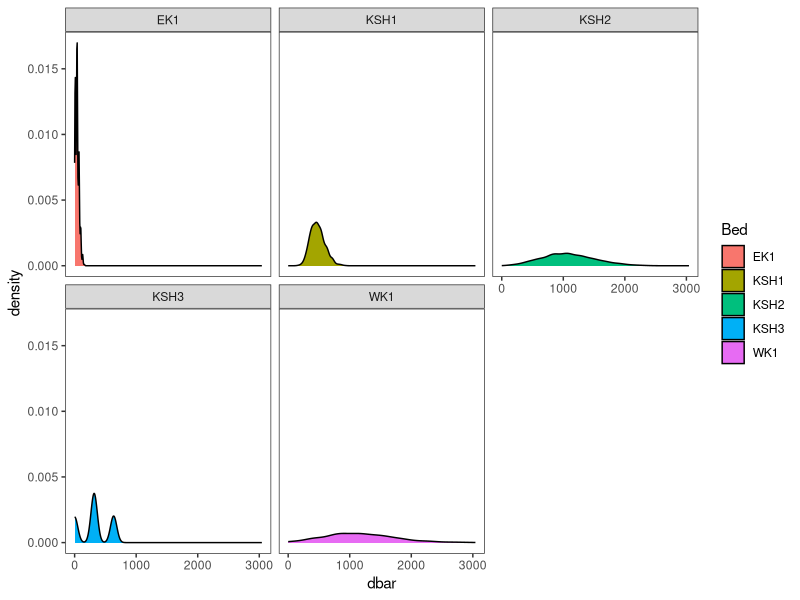
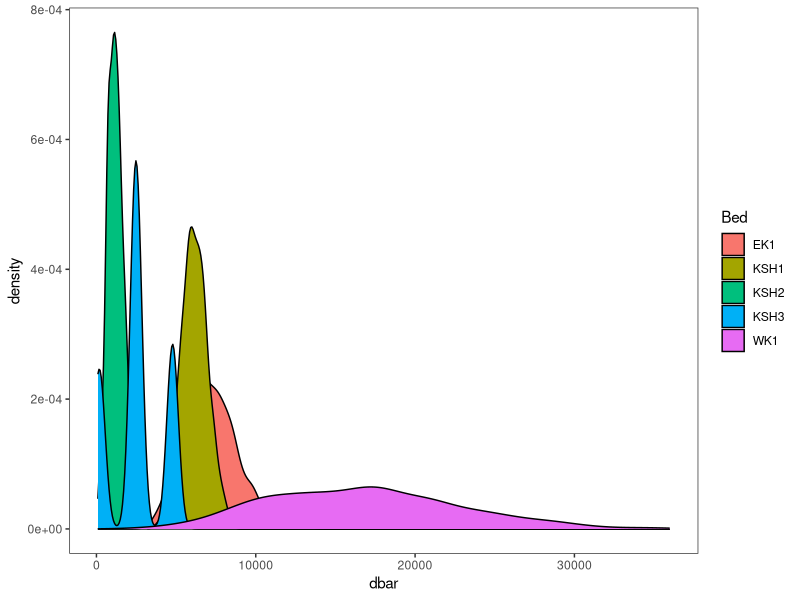
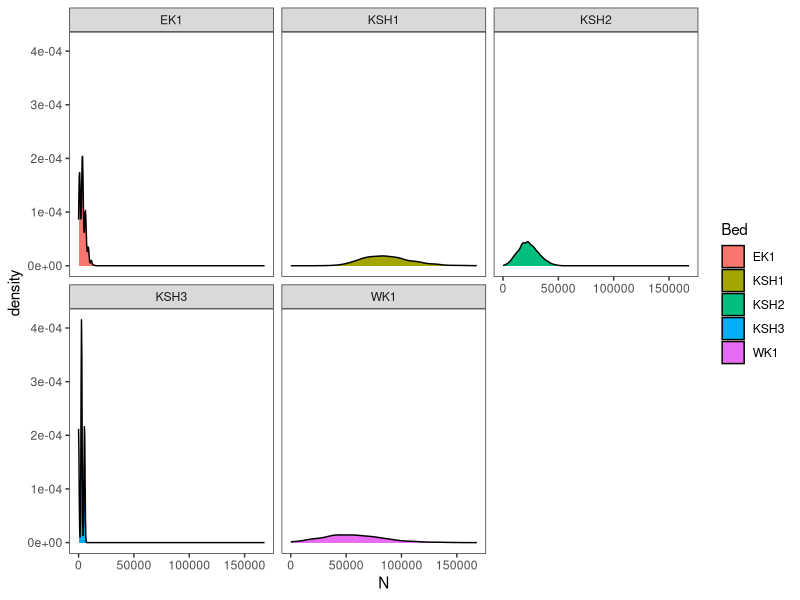

The R source for these figures, in order:
# load ----
library(tidyverse)
library(reshape2)
theme_set(theme_bw()+ 
             theme(panel.grid.major = element_blank(),
                   panel.grid.minor = element_blank()))

# data ----
#clean up event data- change names and data types etc.
events <- read.csv('./data/events_2016_161027.csv')
events %>% mutate(ID = gsub(" ", "", STATION_ID),date = as.Date(DATE_SET, format='%m-%d-%Y'),
                  year = as.numeric(format(date, "%Y"))) %>% 
   select(year, date, Event = EVENT_ID, District = DISTRICT, 
          Dredge = DREDGE_ID, Bed = BED_SW, Type = STATION_TYPE, ID = ID, 
          slat = START_LATITUDE, slon=START_LONGITUDE, sdepth = DEPTH_START_F, 
          stime = START_TIME, speed=TOW_SPEED, maxdepth=Max_Dpth_fa, mindepth=Min_Dpth_fa, 
          elat=END_LATITUDE, elon=END_LONGITUDE, edepth=DEPTH_END_F, etime=END_TIME, 
          calc_length=TOW_LENGTH_CALC, field_length=TOW_LENGTH_FIELD,length=TOW_LENGTH_DESIGNATED,
          performance=GEAR_PERFORMANCE_CODE_SW) %>% filter(performance==1)-> event

#check for replicates - if dataframe has values there are duplicates
event %>% group_by(Bed, ID) %>% filter(n()>1)

# a_i ----
#Dredge width in nmi = 0.00131663 x length of dredging in each station
# Q = 0.83
Q <- 0.83

# areas ----
# Total area of each bed
area <- read.csv('./data/area.csv')

#add ai column to events dataframe
#Dredge width in nmi = 0.00131663 x length of dredging in each station
# number of stations sampled by bed
event %>%  #ai is in nmi^2
   group_by(Bed) %>% 
   summarise(n=n()) %>% 
   left_join(area) %>% select(-grids)-> samples

event %>% mutate(ai=length * 0.00131663 * Q) %>% left_join(samples) -> event


catch <- read.csv('./data/catchComp_2016_161027.csv')
catch %>% select(Event = EVENT_ID, species=RACE_CODE, 
                 size_class=SCAL_SIZE_CLASS, count=COUNT,
                 sample_wt=SAMPLE_WT_KG, cond = CONDITION_CODE_RII, 
                 sample_type = SAMPLE_TYPE) -> catch

# scallops ----
# catch ----
# create catch data.frame
catch %>% filter(species==74120, cond==1) %>% 
   group_by(Event, size_class) %>% 
   summarise(catch=sum(count, na.rm=T)) %>% 
   dcast(Event~size_class,sum, drop=TRUE) -> s.catch
names(s.catch) <- c('Event', 'catch1', 'catch2')

scal.catch <- merge(s.catch,event, all = TRUE) # merge with events - keep NA
   scal.catch[is.na(scal.catch)] <- 0 # change NA to 0
   scal.catch %>% dplyr::select(Event, catch1, catch2,year,District,Bed,n,ai,area_nm2) %>% 
      mutate(catch3 = catch1+catch2) %>% 
      melt(., id.vars=c('Event','year','District','Bed','n','ai','area_nm2')) %>% 
      mutate(di= value/ai) %>% 
      group_by(District,Bed,year, variable) %>% 
      do(data=(.)) %>% 
      select(data) %>% 
      map(identity) -> scal.catch

# weight ----
# create weight data.frame
   catch %>% filter(species==74120, cond==1) %>% 
      group_by(Event, size_class) %>% select(-count) %>% 
      summarise(weight=sum(sample_wt, na.rm=T)) %>% 
      dcast(Event~size_class,sum, drop=TRUE) -> s.weight
   names(s.weight) <- c('Event', 'weight1', 'weight2')

scal.weight <- merge(s.weight,event, all = TRUE) # merge with events - keep NA
scal.weight[is.na(scal.weight)] <- 0 # change NA to 0
scal.weight %>% dplyr::select(Event, weight1, weight2,year,District,Bed,n,ai,area_nm2) %>% 
   mutate(weight3 = weight1+weight2) %>% 
   melt(., id.vars=c('Event','year','District','Bed','n','ai','area_nm2')) %>% 
   mutate(di= value/ai) %>% 
   group_by(District,Bed,year, variable) %>% 
   do(dat=(.)) %>% 
   select(dat) %>% 
   map(identity) -> scal.weight

# bootstrap ----
aa = scal.weight$dat[1]  
f.it <- function(x){
   # first turn the list to a dataframe
   # extract the identifiers to append to the results
   # function to be run each time for calculating dbar & N
   # function to sample by rows
   # replicate the data 1000 times
   
   x = as.data.frame(x)
   y = x[1,c(2:4,8)]
   boot.it <- function(x){
      d_bar = sum(x$di)/mean(x$n)
      N=mean(x$area_nm2)*d_bar
      c(d_bar, N)
   }

   f.do <- function(x){
   x %>% sample_n(nrow(.), replace=TRUE) -> x 
   boot.it(x)
   }

   as.data.frame(t(replicate(1000,f.do(x)))) -> out
   names(out) <- c('dbar','N')
   cbind(out,y)
}

# apply the function to each component of the list
newd <- lapply(scal.weight$dat,f.it)

# bind the results together and convert to a dataframe
newd <- as.data.frame(do.call(rbind,newd))

# plots ----
newd %>% filter(variable=='weight2') %>% 
   ggplot(aes(dbar, fill=Bed))+geom_density()+ facet_wrap(~Bed)
newd %>% filter(variable=='weight1') %>% 
   ggplot(aes(dbar, fill=Bed))+geom_density()

newd %>% filter(variable=='weight2') %>% 
   ggplot(aes(N, fill=Bed))+geom_density() + facet_wrap(~Bed)

